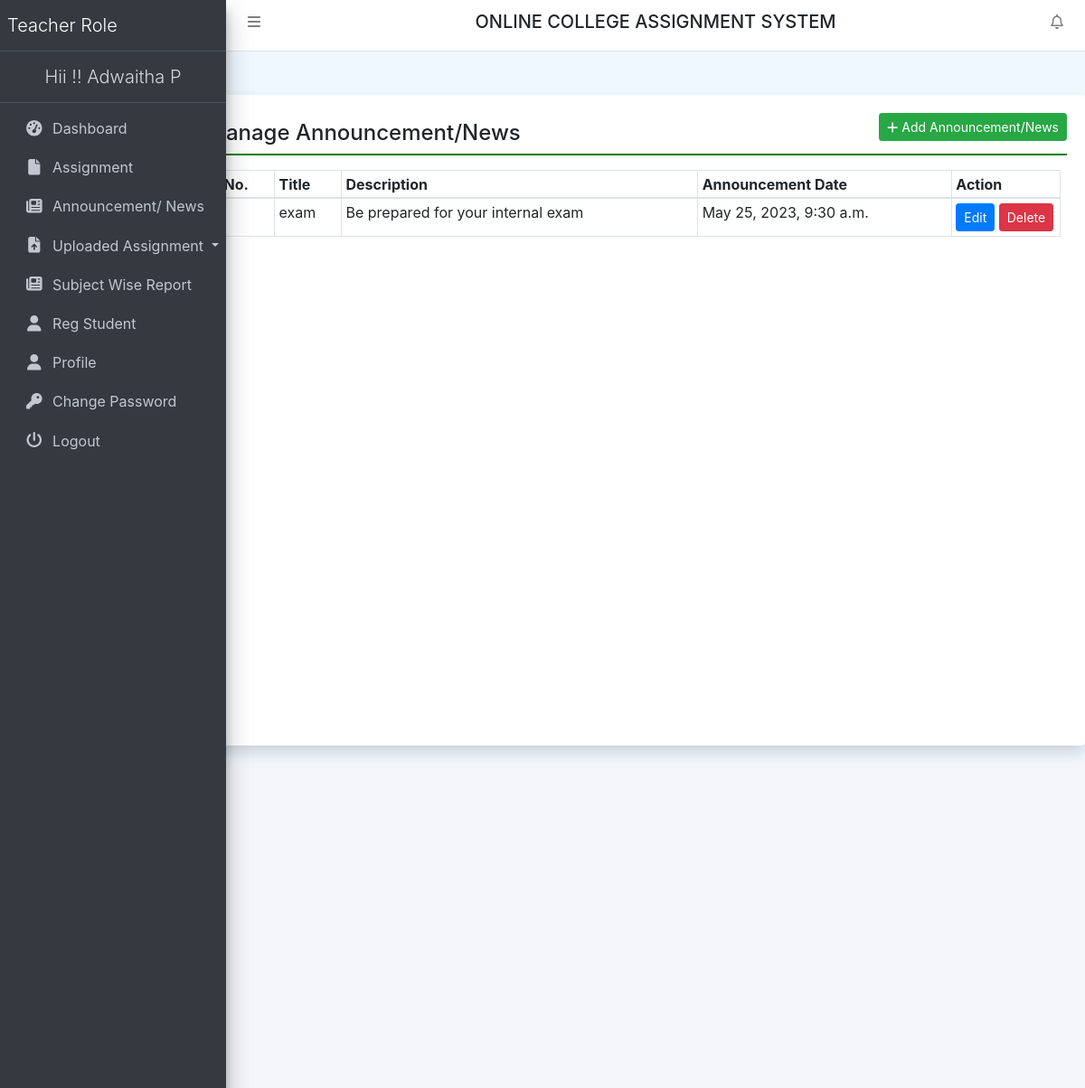
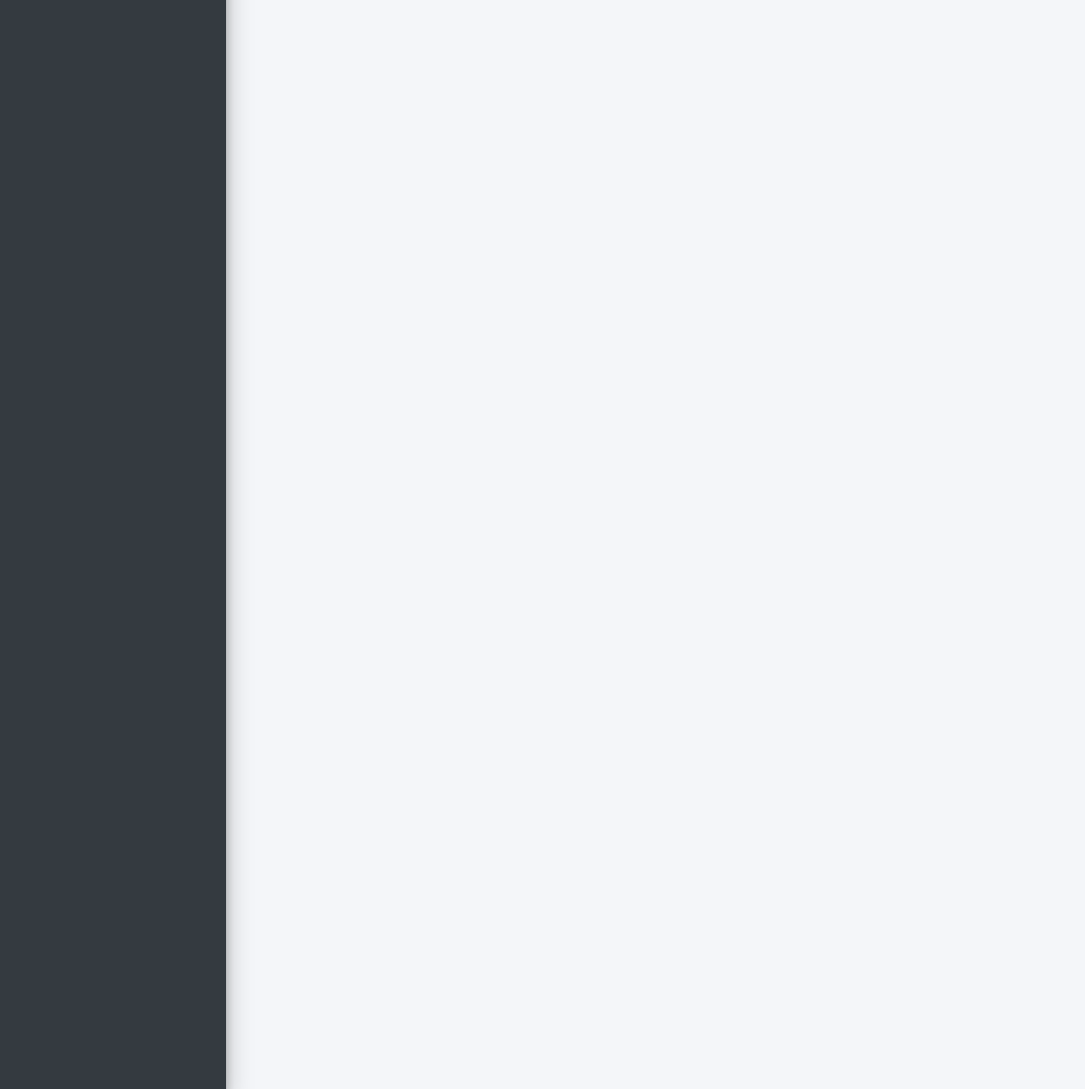
Screenshot of /teacherNews (signed in) with the database file from the repository (2 pictures, top to bottom).
### collegeAssignment/models.py (models this page shows, shortened)
class Newsbyteacher(models.Model):
    teacher = models.ForeignKey(Teacher, on_delete=models.CASCADE)
    Title = models.CharField(max_length=200, null=True)
    Description = models.CharField(max_length=500, null=True)
    CreationDate = models.DateTimeField(auto_now_add=True)

### collegeAssignment/views.py (the view, shortened to what this page needs)
# urls.py: path('teacherNews', teacherNews, name='teacherNews'),
def teacherNews(request):
    if not request.user.is_authenticated:
        return redirect('teacher_login')
    user = User.objects.get(id=request.user.id)
    teacher = Teacher.objects.get(users=user)
    newsbyTeacher = Newsbyteacher.objects.filter(teacher=teacher)
    try:
        error = ""
    except:
        pass
    return render(request, 'teacherNews.html', locals())

### collegeAssignment/templates/teacherNews.html (shortened to what this page needs)
{% extends 'teacherHeader.html' %}
{% block main %}
<div class="card shadow mt-5 offset-2" style="min-height: 90vh">
    <div class="card-body">
        <a href="#" class="btn btn-success btn-sm float-right"
           data-target="#addpro" data-toggle="modal"><i class="fa fa-plus"></i>
            Add Announcement/News</a>
        <h4 class="p-2" style="border-bottom: 2px solid green;">Manage Announcement/News</h4>
        <div class="container-fluid mt-3">
            <table class="table table-bordered table-sm">
                <thead>
                <tr>
                    <th>S No.</th>
                    <th>Title</th>
                    <th>Description</th>
                    <th>Announcement Date</th>
                    <th>Action</th>
                </tr>
                </thead>
                <tbody>
                {% for i in newsbyTeacher %}
                <tr>
                    <td>{{forloop.counter}}</td>
                    <td>{{i.Title}}</td>
                    <td>{{i.Description}}</td>
                    <td>{{i.CreationDate}}</td>
                    <td style="width: 120px;">
                        <a href="{% url 'editTeacherNews' i.id %}" class="btn btn-primary btn-sm">Edit</a>
                        <a onclick="return confirm('Are you sure to Delete')" href="{% url 'deleteTeacherNews' i.id %}"
                           class="btn btn-sm btn-danger">Delete</a>
                    </td>
                </tr>
                {% endfor %}
                </tbody>
            </table>
        </div>
    </div>
</div>
{% endblock %}

### collegeAssignment/templates/teacherHeader.html (shortened to what this page needs)
{% load static %}
<html>
    <head runat="server">
        <link href="{% static 'css/bootstrap.css' %}" rel="stylesheet" />
        <link href="{% static 'css/all.css' %}" rel="stylesheet" />
        <link href="{% static 'css/adminlte.css' %}" rel="stylesheet" />
        <link href="{% static 'css/OverlayScrollbars.css' %}" rel="stylesheet" />
        <link rel="stylesheet" href="https://cdn.datatables.net/1.10.23/css/jquery.dataTables.min.css">
        <link rel="stylesheet" href="https://cdn.datatables.net/buttons/1.6.5/css/buttons.dataTables.min.css">
		<link rel="stylesheet" href="https://cdn.jsdelivr.net/npm/bootstrap-select@1.13.14/dist/css/bootstrap-select.min.css">
    </head>
    <body class="hold-transition sidebar-mini layout-fixed layout-navbar-fixed layout-footer-fixed">
        <nav class="main-header navbar navbar-expand navbar-white navbar-light">
            <ul class="navbar-nav">
                <li class="nav-item">
                    <a class="nav-link" data-widget="pushmenu" href="#" role="button"><i class="fas fa-bars"></i></a>
                </li>
            </ul>
            <h5 class="text-center text-uppercase" style="width:100%;">Online College Assignment System</h5>
            <ul class="navbar-nav ml-auto">
                <li class="nav-item dropdown">
                    <a class="nav-link" data-toggle="dropdown" href="#">
                        <i class="far fa-bell fas-shake animated"></i>
                    </a>
                </li>
            </ul>
        </nav>
        <aside class="main-sidebar sidebar-dark-primary elevation-4">
            <a href="{% url 'tdashboard' %}" class="brand-link">
                <span class="brand-text font-weight-light">Teacher Role</span>
            </a>
			<a href="{% url 'tdashboard' %}" class="brand-link">
                <center><span class="brand-text font-weight-light">Hii !! {{request.user.first_name}} {{request.user.last_name}} </span></center>
            </a>
            <div class="sidebar">
                <nav class="mt-2">
                    <ul class="nav nav-pills nav-sidebar flex-column" data-widget="treeview" role="menu" data-accordion="false">
                        <li class="nav-item"><a href="{% url 'tdashboard' %}" class="nav-link">
                    <i class="nav-icon fas fa-tachometer-alt"></i>
                    <p>Dashboard</p>
                </a></li>
                <li class="nav-item"><a href="{% url 'teacherAssignment' %}" class="nav-link">
							<i class="nav-icon fas fa-file"></i>
							<p>Assignment</p>
                </a></li>
                <li class="nav-item"><a href="{% url 'teacherNews' %}" class="nav-link">
							<i class="nav-icon fas fa-newspaper"></i>
							<p>Announcement/ News</p>
                </a></li>
                <li class="nav-item dropdown">
                    <a class="nav-link dropdown-toggle" href="#" id="navbarDropdown"
                       role="button" data-toggle="dropdown" aria-haspopup="true"
                       aria-expanded="false"> <i class="nav-icon fas fa-file-upload"></i> Uploaded Assignment </a>
                </li>
                <li class="nav-item"><a href="{% url 'subjectwiseReport' %}" class="nav-link">
							<i class="nav-icon fas fa-newspaper"></i>
							<p>Subject Wise Report</p>
                </a></li>
                <li class="nav-item"><a href="{% url 'regCoursewiseUser' %}" class="nav-link">
							<i class="nav-icon fas fa-user"></i>
							<p>Reg Student</p>
                </a></li>
                        <li class="nav-item"><a href="{% url 'teacherProfile' %}" class="nav-link">
							<i class="nav-icon fas fa-user"></i>
							<p>Profile</p>
                </a></li>
                        <li class="nav-item"><a href="{% url 'teacherchangePassword' %}" class="nav-link">
							<i class="nav-icon fas fa-key"></i>
							<p>Change Password</p>
                </a></li>
                        <li class="nav-item"><a href="/logout" class="nav-link">
							<i class="nav-icon fas fa-power-off"></i>
							<p>Logout</p>
                </a></li>
                    </ul>
                </nav>
            </div>
        </aside>
        {% block main %}
        {% endblock %}
        <div class="content-wrapper"></div>

### collegeAssignment/static/css/all.css (style rules this page uses)
.fa-bars:before { content: "\f0c9"; }
.fa-bell:before { content: "\f0f3"; }
.fa-file:before { content: "\f15b"; }
.fa-key:before { content: "\f084"; }
.fa-newspaper:before { content: "\f1ea"; }
.fa-plus:before { content: "\f067"; }
.fa-power-off:before { content: "\f011"; }
.fa-user:before { content: "\f007"; }

### collegeAssignment/static/css/OverlayScrollbars.css (style rules this page uses)
.os-host, .os-host-textarea { position: relative; overflow: visible !important; -webkit-box-orient: vertical; -webkit-box-direction: normal; -ms-flex-direction: column; flex-direction: column; -ms-flex-wrap: nowrap; flex-wrap: nowrap; -webkit-box-pack: start; -ms-flex-pack: start; justify-content: flex-start; -ms-flex-line-pack: start; align-content: flex-start; -webkit-box-align: start; -ms-flex-align: start; -ms-grid-row-align: flex-start; align-items: flex-start; }

### collegeAssignment/templates/teacherHeader.html (style rules this page uses)
body { background-color: aliceblue; }

### rows the page displays
Newsbyteacher: Title "exam", Description "Be prepared for your internal exam", CreationDate "May 25, 2023, 9:30 a.m."

### other values shown
{{ request.user.first_name }} "Adwaitha"
{{ request.user.last_name }} "P"
